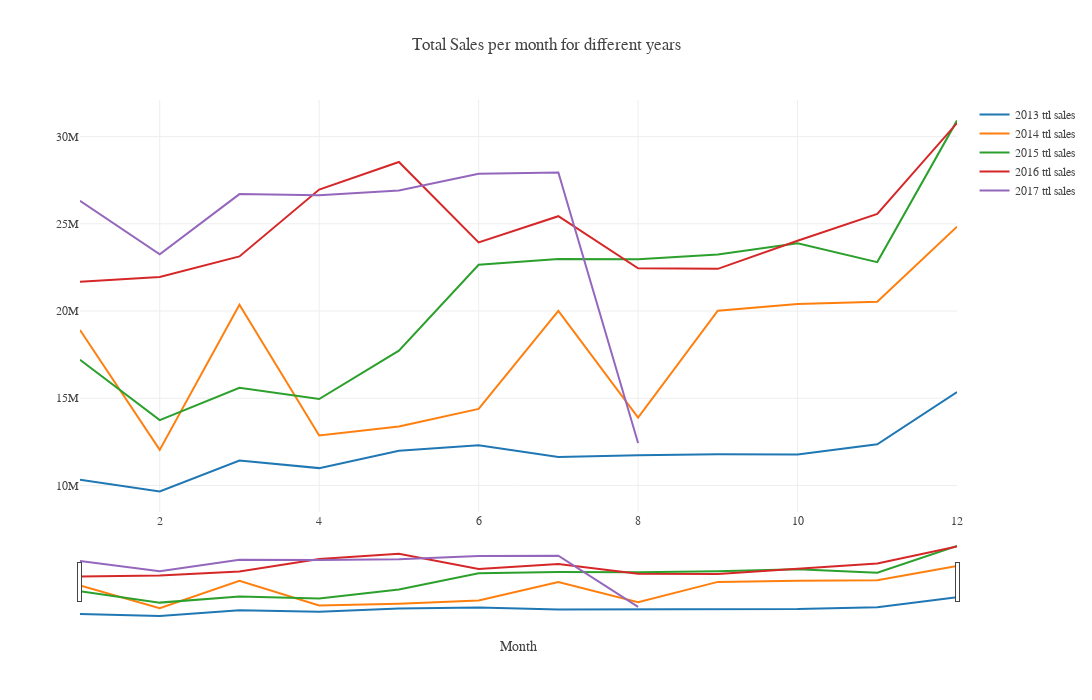

Source (notebook cell):
### Code cell
month = new_train.sort_values(by='month').month.unique()
year = list(new_train.year.unique())
ttl_sales = new_train.sort_values(by='month').groupby('month')['sales'].median()


buttons=[]



fig = go.Figure()

for i in range (len(year)):
    ttl_sales=new_train[new_train.year == year[i]].sort_values(by='month').groupby('month')['sales'].sum()

        
    fig.add_trace(go.Scatter(x=month, y= ttl_sales, name = str(year[i]) + " ttl sales", mode='lines'  ))





fig.update_xaxes(rangeslider_visible= True)

fig.update_layout(template=temp,title='Total Sales per month for different years', 
                  #autosize=False, 
                  width=1400, 
                  height=700, 
                  xaxis_title="Month", 
                  yaxis_title="",
                  hovermode='x unified',
                  showlegend=True,

                  
                 )
fig.show()

### Figure 1 — Plotly figure (JSON) as saved in the notebook; plotly's stock layout.template omitted (floating-point values rounded to 4 significant figures)
{"data": [{"mode": "lines", "name": "2013 ttl sales", "x": [1, 2, 3, 4, 5, 6, 7, 8, 9, 10, 11, 12], "y": [10330000.0, 9659000.0, 11430000.0, 10990000.0, 11990000.0, 12300000.0, 11630000.0, 11740000.0, 11790000.0, 11780000.0, 12360000.0, 15360000.0], "type": "scatter"}, {"mode": "lines", "name": "2014 ttl sales", "x": [1, 2, 3, 4, 5, 6, 7, 8, 9, 10, 11, 12], "y": [18910000.0, 12040000.0, 20370000.0, 12860000.0, 13380000.0, 14390000.0, 20010000.0, 13890000.0, 20020000.0, 20400000.0, 20530000.0, 24830000.0], "type": "scatter"}, {"mode": "lines", "name": "2015 ttl sales", "x": [1, 2, 3, 4, 5, 6, 7, 8, 9, 10, 11, 12], "y": [17210000.0, 13740000.0, 15600000.0, 14960000.0, 17730000.0, 22650000.0, 22980000.0, 22960000.0, 23240000.0, 23880000.0, 22800000.0, 30920000.0], "type": "scatter"}, {"mode": "lines", "name": "2016 ttl sales", "x": [1, 2, 3, 4, 5, 6, 7, 8, 9, 10, 11, 12], "y": [21680000.0, 21950000.0, 23130000.0, 26960000.0, 28540000.0, 23930000.0, 25440000.0, 22450000.0, 22420000.0, 24030000.0, 25570000.0, 30780000.0], "type": "scatter"}, {"mode": "lines", "name": "2017 ttl sales", "x": [1, 2, 3, 4, 5, 6, 7, 8, 9, 10, 11, 12], "y": [26320000.0, 23250000.0, 26700000.0, 26640000.0, 26910000.0, 27870000.0, 27940000.0, 12430000.0], "type": "scatter"}], "layout": {"xaxis": {"rangeslider": {"visible": true, "yaxis": {"_template": null, "rangemode": "match"}, "autorange": true, "range": [1, 12]}, "title": {"text": "Month"}, "type": "linear", "range": [1, 12], "autorange": true}, "title": {"text": "Total Sales per month for different years"}, "width": 1400, "height": 700, "yaxis": {"title": {"text": ""}, "type": "linear", "range": [8478000.0, 32100000.0], "autorange": true}, "hovermode": "x unified", "showlegend": true}}
